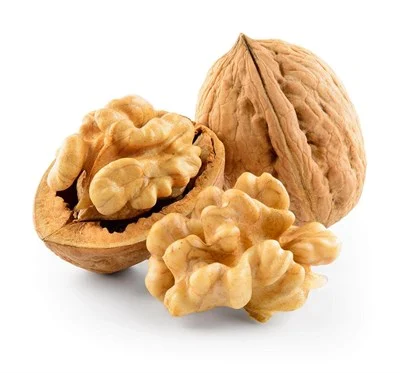
#> input picture Second Order Derivative (The Laplacian/cev.jpg, 400 x 373 px
$ python 'Second Order Derivative (The Laplacian.py'   (older library calls are emulated)
#> lines starting #> are read from the running program, lines starting #| are printed output that depends on the picture
import cv2
import matplotlib.pyplot as plt

image = cv2.imread('cev.jpg', cv2.IMREAD_GRAYSCALE)
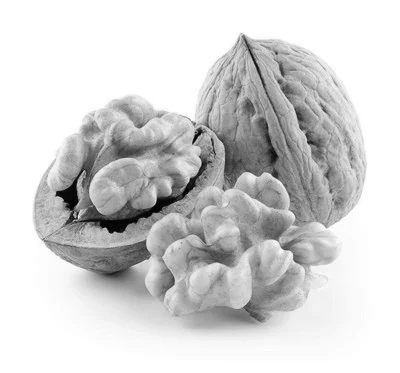
#> image: shape (373, 400); min 1, max 255, mean 211
laplacian = cv2.Laplacian(image, cv2.CV_64F, ksize=3)
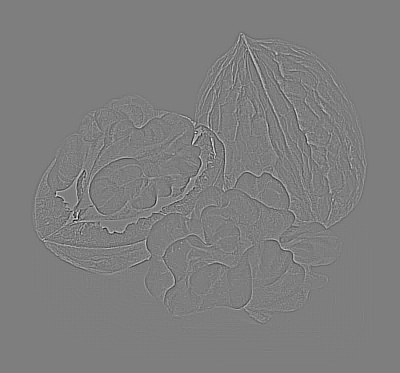
#> laplacian: shape (373, 400) float64; min -836, max 850, mean 0; drawn with min black and max white
laplacian = cv2.convertScaleAbs(laplacian)
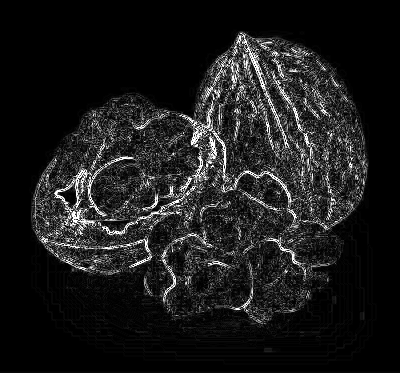
#> laplacian: shape (373, 400); min 0, max 255, mean 27.3

plt.figure(figsize=(12, 6))
plt.subplot(1, 2, 1)
plt.title("Original Image")
plt.imshow(image, cmap='gray')
plt.axis('off')

plt.subplot(1, 2, 2)
plt.title("Laplacian Filter (Second Derivative)")
plt.imshow(laplacian, cmap='gray')
plt.axis('off')

plt.show()
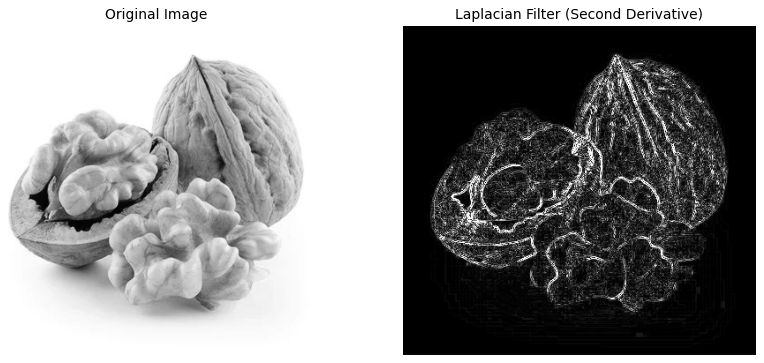
#> figure drawn by matplotlib, 2 panels
